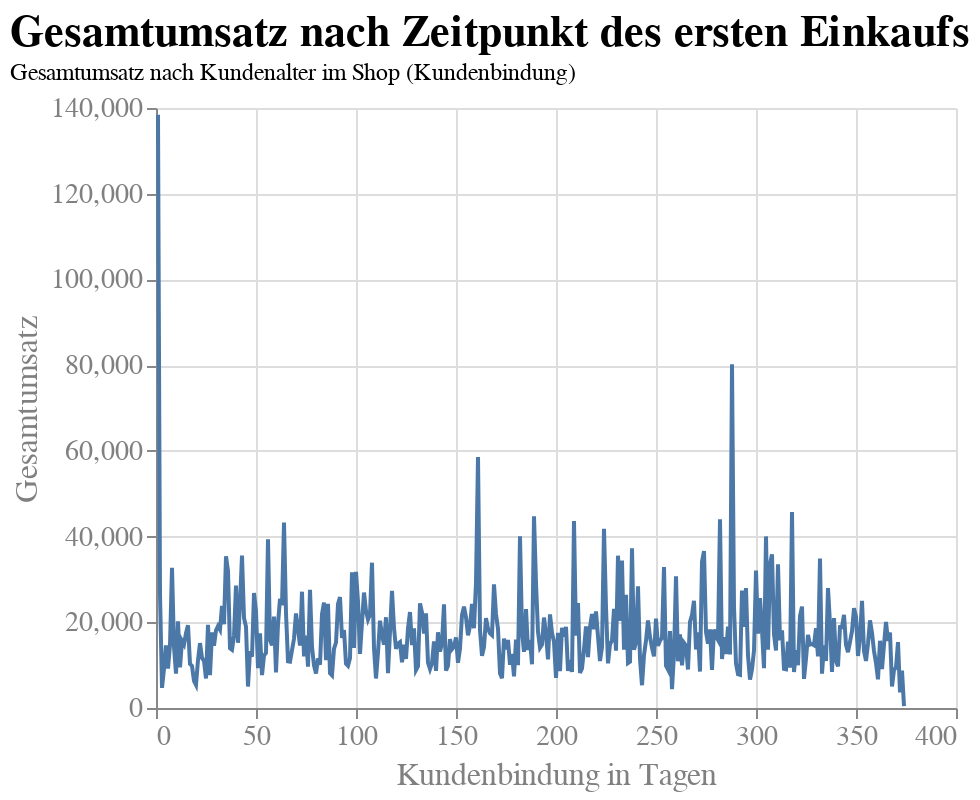

Source (notebook cell):
### Markdown cell above
#### H2: Kunden, die schon länger im Online-Shop einkaufen, generieren einen höheren Umsatz.

### Code cell
# Berechnung des Gesamtumsatzes für jedes Land

# "CustomerAge" anlegen: Anzahl der Tage zwischen dem frühesten Rechnungsdatum und der ersten Rechnung je Kunde
df['InvoiceDate'] = pd.to_datetime(df['InvoiceDate'])
df['CustomerAge'] = (df.groupby('CustomerID')['InvoiceDate'].transform('min') - df['InvoiceDate']).dt.days

# Daten nach 'CustomerAge' gruppieren und Gesamtumsatz für jede Gruppe berechnen
age_sales = df.groupby('CustomerAge')['TotalPrice'].sum()

# Erstellen eines DataFrame mit den Spalten "CustomerAge" und "TotalPrice".
df_age_sales = pd.DataFrame({'CustomerAge': age_sales.index, 'TotalSales': age_sales.values})

# Neukunden herausfiltern (sonst massive Verzerrung der Visualisierung)
df_age_sales = df_age_sales[df_age_sales['CustomerAge'] < 0]

# Werte in CustomerAge mit -1 multiplizieren, damit die Kundenbindung in Tagen positiv ist
df_age_sales['CustomerAge'] = df_age_sales['CustomerAge'] * -1

# Visualisierung des Gesamtumsatzes, der von Kunden auf Grundlage dessen, wie lange sie schon im Online-Shop einkaufen, generiert wurde
chart = alt.Chart(df_age_sales).mark_line().encode(
    x=alt.X('CustomerAge', axis=alt.Axis(title='Kundenbindung in Tagen')),
    y=alt.Y('TotalSales', axis=alt.Axis(title='Gesamtumsatz')),
    tooltip = ['CustomerAge', 'TotalSales']
).configure_view(
    strokeWidth=0
).configure_title(
    fontSize=22,
    font="Arial",
    color="black",
    anchor="start"
).configure_axis(
    labelFont="Arial",
    titleFont="Arial",
    labelFontSize=14,
    titleFontSize=16,
    titleFontWeight="normal",
    labelColor="grey",
    titleColor="grey"
).properties(
    title={"text":["Gesamtumsatz nach Zeitpunkt des ersten Einkaufs"], "subtitle":["Gesamtumsatz nach Kundenalter im Shop (Kundenbindung)"]},
)

chart

### Figure 1 — Vega-Lite specification as saved in the notebook (floating-point values rounded to 4 significant figures; data arrays with more than 128 entries replaced by an {"elided": "..."} marker saying what was removed)
{"config": {"view": {"continuousWidth": 400, "continuousHeight": 300, "strokeWidth": 0}, "axis": {"labelColor": "grey", "labelFont": "Arial", "labelFontSize": 14, "titleColor": "grey", "titleFont": "Arial", "titleFontSize": 16, "titleFontWeight": "normal"}, "title": {"anchor": "start", "color": "black", "font": "Arial", "fontSize": 22}}, "data": {"name": "data-f3703b7e4f833e5a36e55252fa2ac101"}, "mark": "line", "encoding": {"tooltip": [{"field": "CustomerAge", "type": "quantitative"}, {"field": "TotalSales", "type": "quantitative"}], "x": {"axis": {"title": "Kundenbindung in Tagen"}, "field": "CustomerAge", "type": "quantitative"}, "y": {"axis": {"title": "Gesamtumsatz"}, "field": "TotalSales", "type": "quantitative"}}, "title": {"text": ["Gesamtumsatz nach Zeitpunkt des ersten Einkaufs"], "subtitle": ["Gesamtumsatz nach Kundenalter im Shop (Kundenbindung)"]}, "$schema": "https://vega.github.io/schema/vega-lite/v4.17.0.json", "datasets": {"data-f3703b7e4f833e5a36e55252fa2ac101": {"elided": "374 records"}}}
